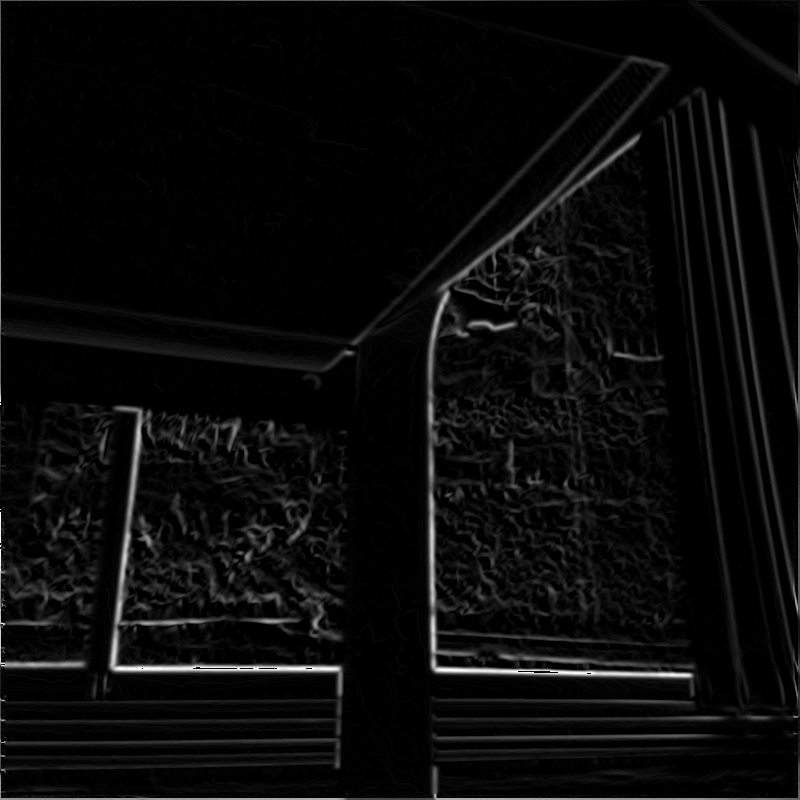
//> input picture 1.ppm, 800 x 800 px
$ ./detect_mser ../1.ppm   (built with g++ and OpenCV 4)
//> lines starting //> are read from the running program, lines starting //| are printed output that depends on the picture
#include <opencv2/opencv.hpp>
#include "opencv2/cvconfig.h"

#include <vector>
#include <map>
#include <iostream>


using namespace std;
using namespace cv;


static void help()
{
    cout << "\n This program demonstrates how to use MSER to detect extremal regions \n"
        "Usage: \n"
        "  ./detect_mser <image1(without parameter a syntehtic image is used as default)>\n"
        "Press esc key when image window is active to change  descriptor parameter\n"
        "Press 2, 8, 4, 6, +,- or 5 keys in openGL windows to change view or use mouse\n";
}

struct MSERParams
{
    MSERParams(int _delta = 5, int _min_area = 60, int _max_area = 14400,
    double _max_variation = 0.25, double _min_diversity = .2,
    int _max_evolution = 200, double _area_threshold = 1.01,
    double _min_margin = 0.003, int _edge_blur_size = 5)
        {
        delta = _delta;
        minArea = _min_area;
        maxArea = _max_area;
        maxVariation = _max_variation;
        minDiversity = _min_diversity;
        maxEvolution = _max_evolution;
        areaThreshold = _area_threshold;
        minMargin = _min_margin;
        edgeBlurSize = _edge_blur_size;
        pass2Only = false;
        }

    int delta;
    int minArea;
    int maxArea;
    double maxVariation;
    double minDiversity;
    bool pass2Only;

    int maxEvolution;
    double areaThreshold;
    double minMargin;
    int edgeBlurSize;
};

static String Legende(MSERParams &pAct)
{
    String s="";
    String inf = static_cast<const ostringstream&>(ostringstream() << pAct.minArea).str();
    String sup = static_cast<const ostringstream&>(ostringstream() << pAct.maxArea).str();
    s = " Area[" + inf + "," + sup + "]";

    inf = static_cast<const ostringstream&>(ostringstream() << pAct.delta).str();
    s += " del. [" + inf + "]";
    inf = static_cast<const ostringstream&>(ostringstream() << pAct.maxVariation).str();
    s += " var. [" + inf + "]";
    inf = static_cast<const ostringstream&>(ostringstream() << (int)pAct.minDiversity).str();
    s += " div. [" + inf + "]";
    inf = static_cast<const ostringstream&>(ostringstream() << (int)pAct.pass2Only).str();
    s += " pas. [" + inf + "]";
    inf = static_cast<const ostringstream&>(ostringstream() << (int)pAct.maxEvolution).str();
    s += "RGb-> evo. [" + inf + "]";
    inf = static_cast<const ostringstream&>(ostringstream() << (int)pAct.areaThreshold).str();
    s += " are. [" + inf + "]";
    inf = static_cast<const ostringstream&>(ostringstream() << (int)pAct.minMargin).str();
    s += " mar. [" + inf + "]";
    inf = static_cast<const ostringstream&>(ostringstream() << (int)pAct.edgeBlurSize).str();
    s += " siz. [" + inf + "]";
    return s;
}


bool    rotateEnable=true;
bool    keyPressed=false;

Vec4f   rotAxis(1,0,1,0);
Vec3f  zoom(1,0,0);

float	obsX = (float)0, obsY = (float)0, obsZ = (float)-10, tx = (float)0, ty = (float)0;
float	thetaObs = (float)-1.570, phiObs = (float)1.570, rObs = (float)10;
int prevX=-1,prevY=-1,prevTheta=-1000,prevPhi=-1000;

// [66 lines left out: function MakeSyntheticImage, not called in this run]

int main(int argc, char *argv[])
{
    vector<String> fileName;
    Mat imgOrig,img;
    Size blurSize(5,5);
    cv::CommandLineParser parser(argc, argv, "{ help h | | }{ @input | | }");
    if (parser.has("help"))
    {
        help();
        return 0;
    }
    string input = parser.get<string>("@input");
    if (!input.empty())
    {
        fileName.push_back(input);
        imgOrig = imread(fileName[0], IMREAD_GRAYSCALE);
//> imgOrig is the input picture: 800 rows x 800 cols, CV_8UC1; min 0, max 255, mean 10
        blur(imgOrig, img, blurSize);
    }
    else
    {
        fileName.push_back("SyntheticImage.bmp");
        imgOrig = MakeSyntheticImage();
        img=imgOrig;
    }

    MSERParams pDefaultMSER;
    // Descriptor array MSER
    vector<String> typeDesc;
    // Param array for MSER
    vector<MSERParams> pMSER;
    vector<MSERParams>::iterator itMSER;

    // Color palette
    vector<Vec3b>  palette;
    for (int i = 0; i<65536; i++)
        palette.push_back(Vec3b((uchar)rand(), (uchar)rand(), (uchar)rand()));
    help();

    typeDesc.push_back("MSER");
    pMSER.push_back(pDefaultMSER);
    pMSER.back().delta = 10;
    pMSER.back().minArea = 100;
    pMSER.back().maxArea = 5000;
    pMSER.back().maxVariation = 2;
    pMSER.back().minDiversity = 0;
    pMSER.back().pass2Only = true;
    typeDesc.push_back("MSER");
    pMSER.push_back(pDefaultMSER);
    pMSER.back().delta = 10;
    pMSER.back().minArea = 100;
    pMSER.back().maxArea = 5000;
    pMSER.back().maxVariation = 2;
    pMSER.back().minDiversity = 0;
    pMSER.back().pass2Only = false;
    typeDesc.push_back("MSER");
    pMSER.push_back(pDefaultMSER);
    pMSER.back().delta = 100;
    pMSER.back().minArea = 100;
    pMSER.back().maxArea = 5000;
    pMSER.back().maxVariation = 2;
    pMSER.back().minDiversity = 0;
    pMSER.back().pass2Only = false;
    itMSER = pMSER.begin();
    vector<double> desMethCmp;
    Ptr<Feature2D> b;
    String label;
    // Descriptor loop
    vector<String>::iterator itDesc;
    Mat result(img.rows, img.cols, CV_8UC3);
    for (itDesc = typeDesc.begin(); itDesc != typeDesc.end(); ++itDesc)
    {
        vector<KeyPoint> keyImg1;
        if (*itDesc == "MSER"){
            if (img.type() == CV_8UC3)
            {
                b = MSER::create(itMSER->delta, itMSER->minArea, itMSER->maxArea, itMSER->maxVariation, itMSER->minDiversity, itMSER->maxEvolution,
                                 itMSER->areaThreshold, itMSER->minMargin, itMSER->edgeBlurSize);
                label = Legende(*itMSER);
                ++itMSER;

            }
            else
            {
                b = MSER::create(itMSER->delta, itMSER->minArea, itMSER->maxArea, itMSER->maxVariation, itMSER->minDiversity);
                b.dynamicCast<MSER>()->setPass2Only(itMSER->pass2Only);
                label = Legende(*itMSER);
                ++itMSER;
            }
        }
        if (img.type()==CV_8UC3)
        {
            img.copyTo(result);
        }
        else
        {
            vector<Mat> plan;
            plan.push_back(img);
            plan.push_back(img);
            plan.push_back(img);
            merge(plan,result);
        }
        try
        {
            // We can detect regions using detectRegions method
            vector<KeyPoint>  keyImg;
            vector<Rect>  zone;
            vector<vector <Point> >  region;
            Mat     desc;

            if (b.dynamicCast<MSER>() != NULL)
            {
                Ptr<MSER> sbd = b.dynamicCast<MSER>();
                sbd->detectRegions(img, region, zone);
                int i = 0;
                //result = Scalar(0, 0, 0);
                int nbPixelInMSER=0;
                for (vector<vector <Point> >::iterator itr = region.begin(); itr != region.end(); ++itr, ++i)
                {
                    for (vector <Point>::iterator itp = region[i].begin(); itp != region[i].end(); ++itp)
                    {
                        // all pixels belonging to region become blue
                        result.at<Vec3b>(itp->y, itp->x) = Vec3b(128, 0, 0);
                        nbPixelInMSER++;
                    }
                }
                cout << "Number of MSER region " << region.size()<<" Number of pixels in all MSER region : "<<nbPixelInMSER<<"\n";
            }
            namedWindow(*itDesc + label, WINDOW_AUTOSIZE);
            imshow(*itDesc + label, result);
            imshow("Original", img);
        }
        catch (Exception& e)
        {
            cout << "Feature : " << *itDesc << "\n";
            cout << e.msg << endl;
        }
        waitKey();
    }
//> this loop made 3 passes
//> (region, i, nbPixelInMSER) on pass 3: (0 contours, 0, 0)
//> (i, nbPixelInMSER) on passes 1 to 2: (298, 168277), (314, 178342)
//| Number of MSER region 298 Number of pixels in all MSER region : 168277
//| Number of MSER region 314 Number of pixels in all MSER region : 178342
//| Number of MSER region 0 Number of pixels in all MSER region : 0
//> pass 1, `imshow(*itDesc + label, result);`:
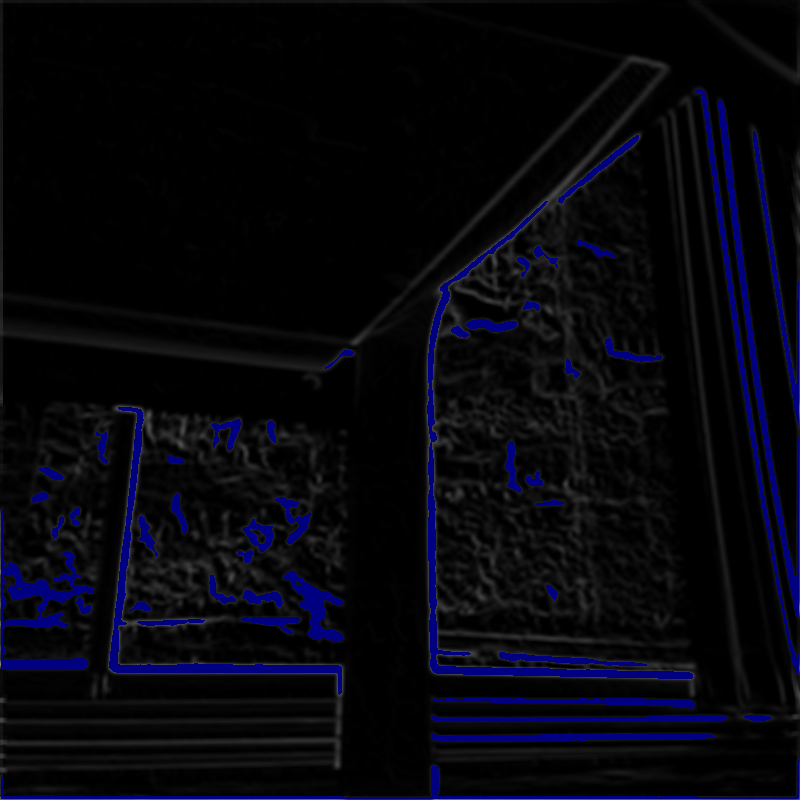
//> window 'MSER Area[100,5000] del. [10] ': 800 rows x 800 cols, CV_8UC3; mean B, G, R 13.5, 6.1, 6.1
//> pass 2, `imshow(*itDesc + label, result);`:
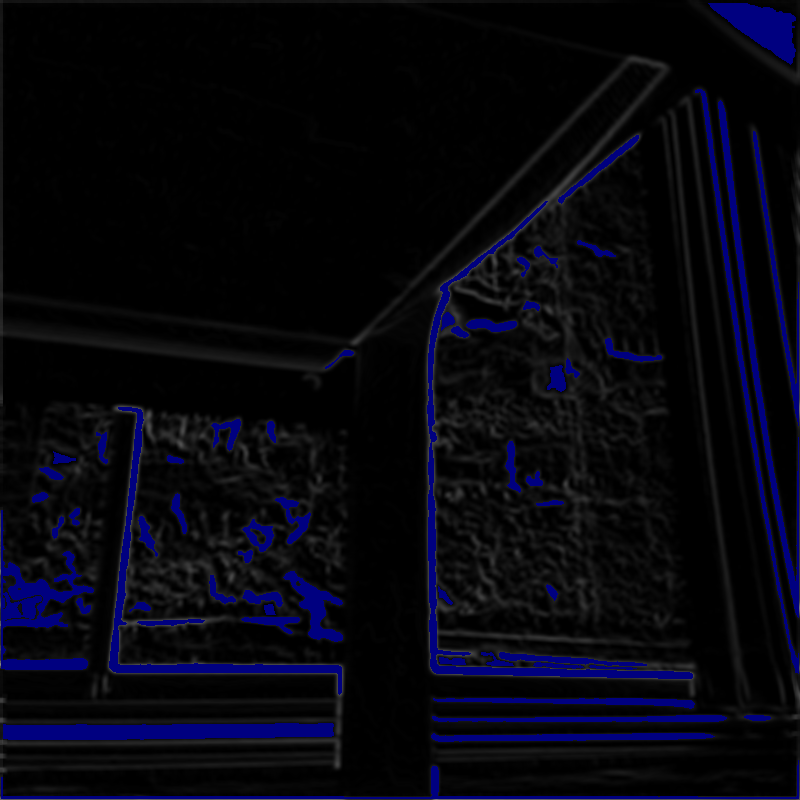
//> window 'MSER Area[100,5000] del. [10] ': 800 rows x 800 cols, CV_8UC3; mean B, G, R 15.3, 6.1, 6.1
    return 0;
}

$ run again, on derivativesxx.ppm
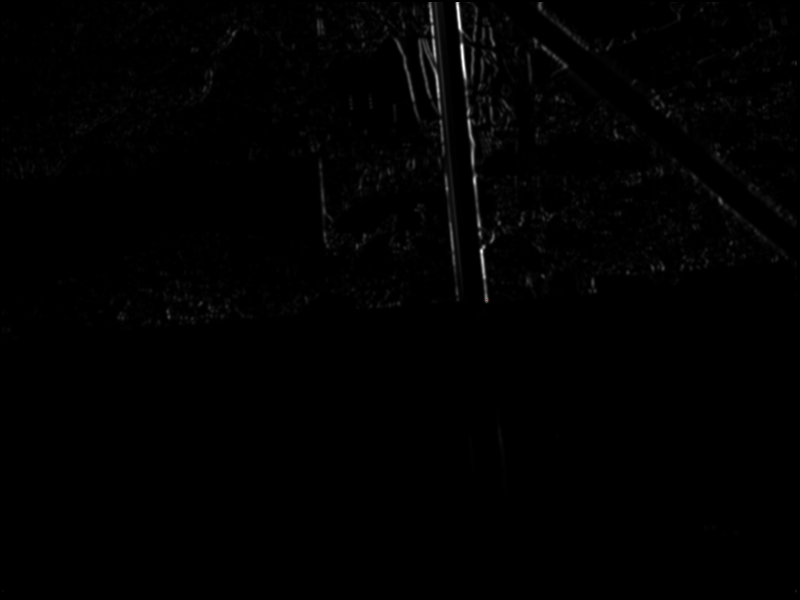
//> input picture derivativesxx.ppm, 800 x 600 px
//> the loop `for (itDesc = typeDesc.begin(); itDesc != typeDesc.end(); ++itDesc)` made 3 passes
//> (region, i, nbPixelInMSER) on pass 3: (0 contours, 0, 0)
//> (printed output is left out)
//> pass 1, `imshow(*itDesc + label, result);`:
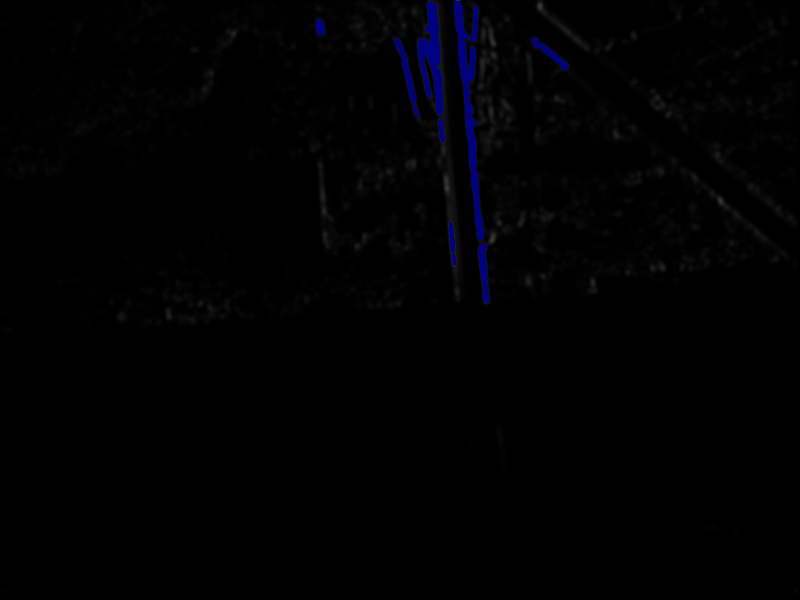
//> window 'MSER Area[100,5000] del. [10] ': 600 rows x 800 cols, CV_8UC3; mean B, G, R 2.3, 1.1, 1.1
